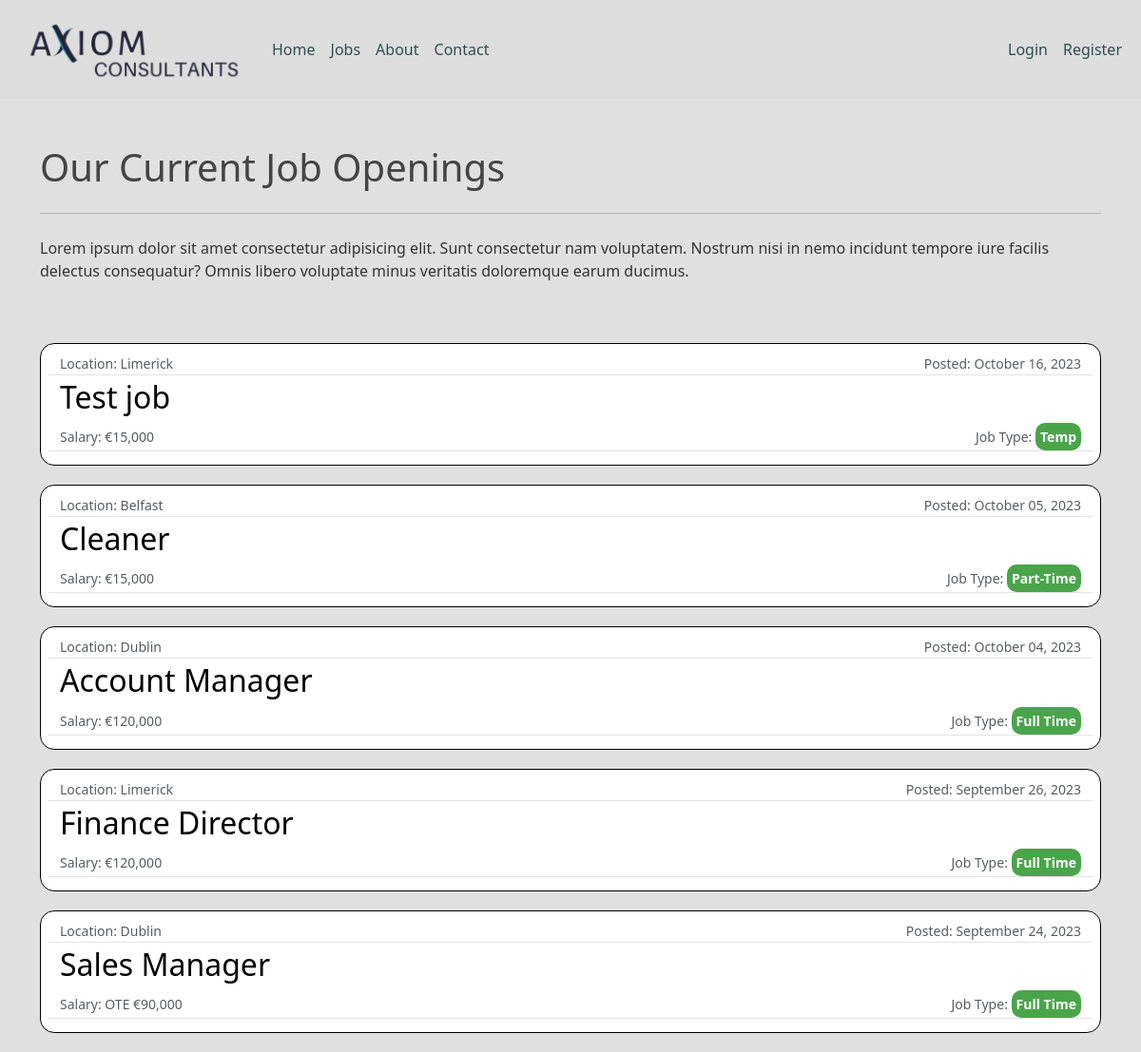
/postings/, run on the app's committed database.
### jobs/models.py (models this page shows, shortened)
class Job(models.Model):
    job_title = models.CharField(max_length=100)
    date_posted = models.DateTimeField(default=timezone.now)
    location = models.CharField(max_length=30)
    job_type = models.CharField(max_length=15, choices=JOB_TYPES)
    description = models.TextField()
    skills = models.TextField()
    salary = models.CharField(max_length=30)
    creator = models.ForeignKey(User, on_delete=models.CASCADE)

### jobs/views.py (the view)
# urls.py: path('postings/', JobListView.as_view(), name='jobs-postings'),
class JobListView(ListView):
    model = Job
    template_name = 'jobs/postings.html'
    context_object_name = 'jobs'
    ordering = ['-date_posted']
    paginate_by = 5

### jobs/templates/jobs/postings.html (shortened to what this page needs)
{% extends "jobs/base.html" %} {% block content %}
<main class="container">
  <div class="hero bglight py-5">
    <h1 class="">Our Current Job Openings</h1>
    <hr class="my-4">
    <p class="">Lorem ipsum dolor sit amet consectetur adipisicing elit. Sunt consectetur nam voluptatem. Nostrum nisi in nemo incidunt tempore iure facilis delectus consequatur? Omnis libero voluptate minus veritatis doloremque earum ducimus.</p>
  </div>
{% for job in jobs %}
<div class="container media content-section">
  <div class="media-body">
    <div class="article-metadata row">
      <small class="text-muted col">Location: {{ job.location }}</small>
      <small class="text-muted col text-end">Posted: {{ job.date_posted|date:"F d, Y" }}</small>
    </div>
    <h2><a class="job-title" href="{% url 'job-detail' job.id %}">{{ job.job_title }}</a></h2>
  </div>
  <div class="text-muted article-metadata row py-1">
    <small class="col">Salary: {{ job.salary }}</small>
    <small class="col text-end">Job Type: <strong class="jobtype">{{ job.job_type }}</strong></small>
</div>
</div>
{% endfor %}
{% endblock content %}

### jobs/static/jobs/style.css (style rules this page uses)
body { background: #dddddde4; color: #333333; max-width: 1300px; margin: 0 auto; }
h1, h2, h3, h4, h5, h6 { color: #444444; }
.content-section { background: #ffffff; padding: 10px 20px; border: 1px solid black; border-radius: 15px; margin-bottom: 20px; }
.job-title { color: Black; text-decoration: none; }
.article-metadata { padding-bottom: 1px; margin-bottom: 4px; border-bottom: 1px solid #e3e3e3 }
.jobtype { background-color: rgba(0, 128, 0, 0.711); border-radius: 10px; color: white; padding: 5px; }

### data on the page
Job: location "Limerick", date_posted "October 16, 2023", job_title "Test job", salary "€15,000", job_type "Temp"
Job: location "Belfast", date_posted "October 05, 2023", job_title "Cleaner", salary "€15,000", job_type "Part-Time"
Job: location "Dublin", date_posted "October 04, 2023", job_title "Account Manager", salary "€120,000", job_type "Full Time"
Job: location "Limerick", date_posted "September 26, 2023", job_title "Finance Director", salary "€120,000", job_type "Full Time"
Job: location "Dublin", date_posted "September 24, 2023", job_title "Sales Manager", salary "OTE €90,000", job_type "Full Time"
